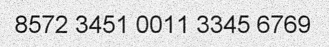
#> input picture data/cyfry1.png, 329 x 47 px, found by its file name
$ jupyter execute --allow-errors 'Filtracja i segmentacja obrazów.ipynb'
#> lines starting #> are read from the running program, lines starting #| are printed output that depends on the picture; after the words box and inside, x2 and y2 are one past the last pixel; in counts of white or black regions, pixels touching at a corner belong together
### **Laboratorium ADOM 3 i 5 - ZALICZENIE**
---

Zapronuj metodę filtracji i segmentacji obrazów `cyfry1.png`, `cyfry2.png` i `cyfry3.png`, w wyniku której otrzymasz obraz binarny zawierający wyłącznie cyfry (bez szumu i innych ew. zakłóceń). Metoda powinna poprawnie dokonywać powyższych operacji na każdym z trzech obrazów. Zaimplementuj następnie metodę ekstrakcji pojedynczych znaków (niekoniecznie w kolejności występowania od lewej do prawej).

[cell 1]
import numpy as np
import pandas as pd
import math
import seaborn as sns
import matplotlib.pyplot as plt
import matplotlib.patches as pat
import cv2
import skimage as si
import skimage.measure as sime
import skimage.morphology as simo
import skimage.color as sic

# zmiana sposobu wyświetlania danych typu float
pd.options.display.float_format = "{:.2f}".format

[cell 2]
#FUNKCJE POMOCNICZE

# funkcja wyswietlająca obraz kolorowy lub w skali szarości
def pokaz(obraz, tytul = "", osie = False, openCV = True, colmap = 'gray'):
    if not(osie):
        plt.axis("off")
    if obraz.ndim == 2:
        plt.imshow(obraz,cmap = colmap)
    else:
        if openCV:
            plt.imshow(cv2.cvtColor(obraz,cv2.COLOR_BGR2RGB))
        else:
            plt.imshow(obraz,interpolation = 'none')
    plt.title(tytul)

def polob(listaobr, ile_k = 1, listatyt = [], openCV = True, wart_dpi = 100, osie = False, colmap = 'gray'):
    rozm_obr = 5
    ile = len(listaobr)
    if len(listatyt) == 0:
        listatyt = [' ']*ile
    ile_w = np.ceil(ile / ile_k).astype(int)
    figsize_k = rozm_obr*ile_k
    figsize_w = rozm_obr*ile_w
    plt.figure(figsize=(figsize_k,figsize_w), dpi = wart_dpi)
    for i in range(0,ile):
        if isinstance(listaobr[i],np.ndarray):
            plt.subplot(ile_w,ile_k,i+1)
            pokaz(listaobr[i],listatyt[i],osie,openCV, colmap)
    plt.show()

[cell 3]
def ekstrakcja(nazwa):
    wejscie = cv2.imread(nazwa, 0)
    _, binarny = cv2.threshold(wejscie,150,255,cv2.THRESH_BINARY_INV)
    etykiety = sime.label(binarny)
    lista_znakow = []
    for i in range(1,21):
        lista_znakow.append(etykiety == i)
    polob(lista_znakow, len(lista_znakow))

[cell 4]
# obróbka wstępna (filtracja i segmentacja) obrazów (miejsce na kod)
cyf1 = cv2.imread('cyfry1.png', 0)
#> cyf1 is the input picture: shape (47, 329); min 0, max 255, mean 214.6
cyf2 = cv2.imread('cyfry2.png', 0)
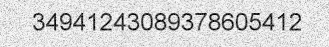
#> input picture data/cyfry2.png, 329 x 47 px, found by its file name
#> cyf2 is the input picture: shape (47, 329); min 0, max 255, mean 209.6
cyf3 = cv2.imread('cyfry3.png', 0)
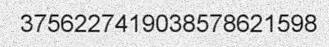
#> input picture data/cyfry3.png, 329 x 47 px, found by its file name
#> cyf3 is the input picture: shape (47, 329); min 0, max 255, mean 211.1
wejscie = [cyf1, cyf2, cyf3]
polob(wejscie, 3)
#> in polob, `ile = len(listaobr)`: ile = 3
#> in polob, `listatyt = [' ']*ile`: listatyt = [' ', ' ', ' ']
#> in polob, `ile_w = np.ceil(ile / ile_k).astype(int)`: ile_w = 1
#> in polob, `figsize_w = rozm_obr*ile_w`: figsize_w = 5

[cell 5]
_, binarny1 = cv2.threshold(cyf1,150,255,cv2.THRESH_BINARY_INV)
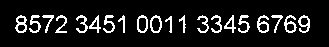
#> binarny1: shape (47, 329); 10.6% white in thin lines or dots, all inside (x1, y1, x2, y2) = (15, 15, 310, 33)
_, binarny2 = cv2.threshold(cyf2,150,255,cv2.THRESH_BINARY_INV)
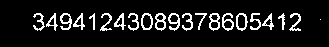
#> binarny2: shape (47, 329); 10.4% white in thin lines or dots, all inside (x1, y1, x2, y2) = (33, 13, 321, 31)
_, binarny3 = cv2.threshold(cyf3,150,255,cv2.THRESH_BINARY_INV)
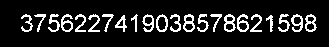
#> binarny3: shape (47, 329); 12.4% white in thin lines or dots, all inside (x1, y1, x2, y2) = (21, 14, 317, 32)
wyjscie = [binarny1, binarny2, binarny3]
polob(wyjscie, 3)

[cell 6]
etykiety1 = sime.label(binarny1)
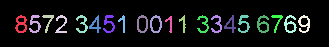
#> etykiety1: shape (47, 329) int64; 21 distinct labels, from 0 to 20; one colour per label, 0 black
pokaz(etykiety1)

#> (a cell that did not finish here is left out)

[cell 8]
# kolorowe etykiety nałożone na obraz początkowy
kolorowy = sic.label2rgb(etykiety1, image=binarny1, bg_label=0)
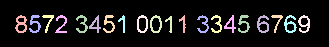
#> kolorowy: shape (47, 329, 3) float64; mean R, G, B 0.0928, 0.0885, 0.089
pokaz(kolorowy, openCV = False)

[cell 9]
# ekstrakcja pojedynczych znaków (miejsce na kod)
lista_znakow = []
for i in range(1,21):
    lista_znakow.append(etykiety1 == i)
#> after the loop, lista_znakow = 20 items
polob(lista_znakow, len(lista_znakow))
#> call 3 of polob, with ile_k = 20, openCV = True, wart_dpi = 100, osie = False, colmap = 'gray'
#> in polob (call 3), `ile = len(listaobr)`: ile = 20
#> in polob (call 3), `listatyt = [' ']*ile`: listatyt = [' ', ' ', ' ', ' ', ' ', ' ', ' ', ' ', ' ', ' ', ' ', ' ', ' ', ' ', ' ', ' ', ' ', ' ', ' ', ' ']
#> in polob (call 3), `plt.show()`:
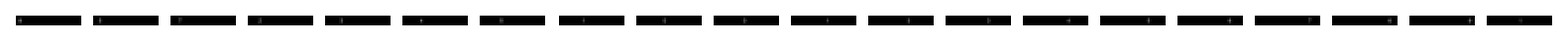
#> figure drawn by matplotlib, 20 panels

Testowanie napisanej funkcji dla wszystkich 3 obrazów

[cell 10]
ekstrakcja('cyfry1.png')
#> after the loop in ekstrakcja, `for i in range(1,21):`: lista_znakow = 20 items

[cell 11]
ekstrakcja('cyfry2.png')
#> call 2 of ekstrakcja, with nazwa = 'cyfry2.png'
#> in ekstrakcja (call 2), `etykiety = sime.label(binarny)`:
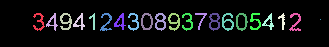
#> etykiety: shape (47, 329) int64; 22 distinct labels, from 0 to 21; one colour per label, 0 black

[cell 12]
ekstrakcja('cyfry3.png')
#> call 3 of ekstrakcja, with nazwa = 'cyfry3.png'
#> in ekstrakcja (call 3), `etykiety = sime.label(binarny)`:
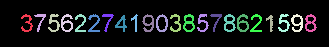
#> etykiety: shape (47, 329) int64; 23 distinct labels, from 0 to 22; one colour per label, 0 black
